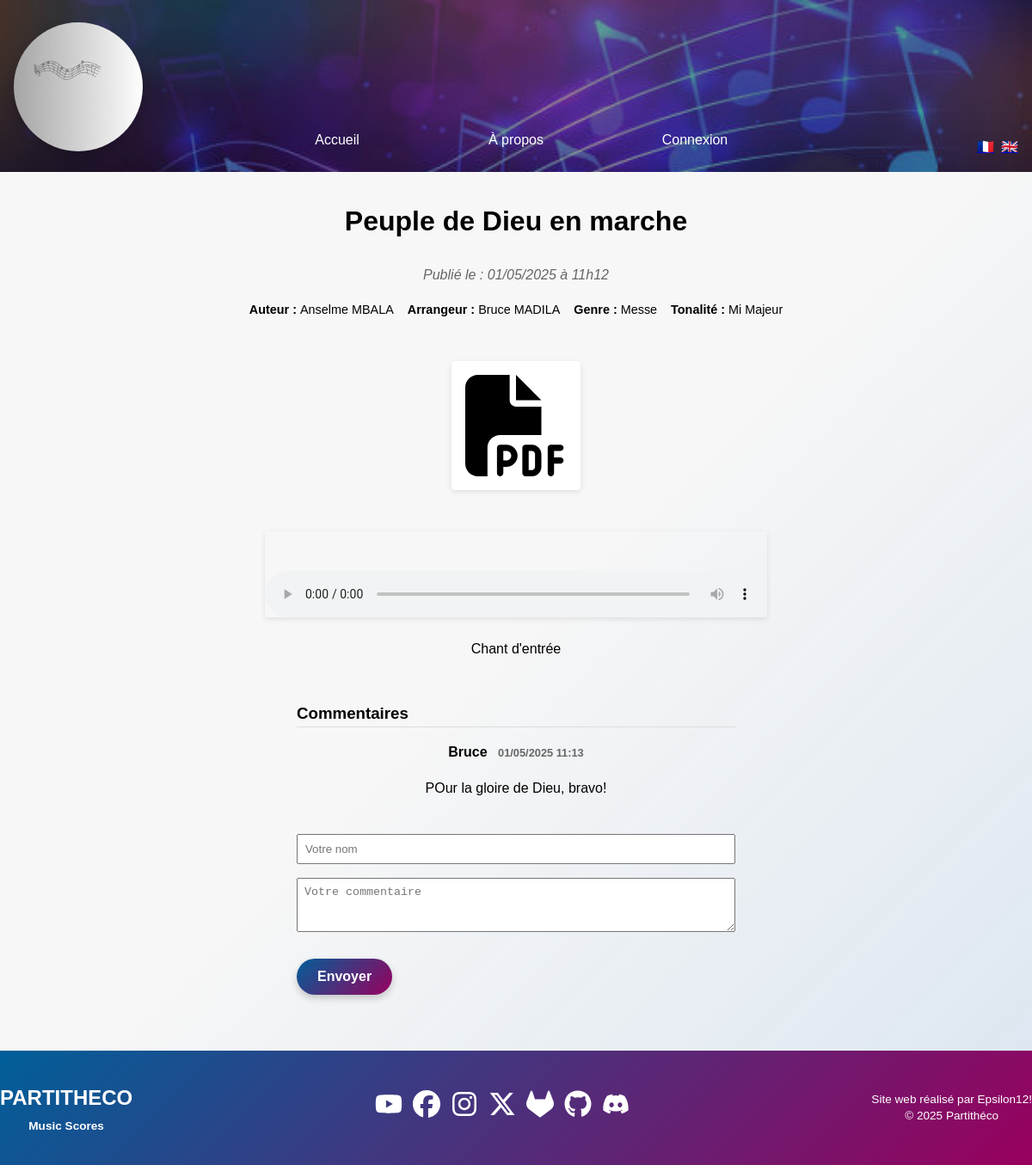
The page /project.php?id=8&lang=fr on the database its author committed.
### tables this page shows
CREATE TABLE projects (
                id INTEGER PRIMARY KEY AUTOINCREMENT,
                user_id INTEGER NOT NULL,
                title TEXT NOT NULL,
                description TEXT NOT NULL,
                thumbnail TEXT,
                date_publication DATETIME DEFAULT CURRENT_TIMESTAMP, media TEXT, author TEXT, arranger TEXT, genre TEXT, tonality TEXT,
                FOREIGN KEY(user_id) REFERENCES users(id)
            );

CREATE TABLE comments (
                    id          INTEGER PRIMARY KEY AUTOINCREMENT,
                    project_id  INTEGER NOT NULL,
                    author      TEXT NOT NULL,
                    content     TEXT NOT NULL,
                    created_at  DATETIME DEFAULT CURRENT_TIMESTAMP,
                    FOREIGN KEY(project_id) REFERENCES projects(id)
                );

### classes/Project.php (called while the page is built, shortened)
<?php
class Project {
    private PDO $pdo;
    public function __construct(PDO $pdo) {
        $this->pdo = $pdo;
    }
    public function getProjectById(int $id) {
        $stmt = $this->pdo->prepare("
            SELECT
              p.*,
              u.username AS publisher
            FROM projects p
            JOIN users    u ON p.user_id = u.id
            WHERE p.id = :id
        ");
        $stmt->bindValue(':id', $id, PDO::PARAM_INT);
        $stmt->execute();
        return $stmt->fetch(PDO::FETCH_ASSOC);
    }
}

### assets/locales/trad.php (called while the page is built, shortened)
<?php
$lang = $_SESSION['lang']
         ?? ($_COOKIE['lang'] ?? 'fr');
$transFile = __DIR__ . "/{$lang}.php";
$t = include $transFile;

### classes/Comment.php (called while the page is built, shortened)
<?php
class Comment {
  private PDO $pdo;
  public function __construct(PDO $pdo) { $this->pdo = $pdo; }
  public function getByProject(int $pid): array {
    $stmt = $this->pdo->prepare("
      SELECT * FROM comments
      WHERE project_id = :pid
      ORDER BY created_at DESC
    ");
    $stmt->execute([':pid'=>$pid]);
    return $stmt->fetchAll(PDO::FETCH_ASSOC);
  }
}

### project.php (the view, shortened to what this page needs)
<?php
require_once __DIR__ . '/assets/locales/trad.php';
require_once __DIR__ . '/classes/Project.php';
require_once __DIR__ . '/classes/Comment.php';
$db         = new Database();
$pdo        = $db->getPDO();
$projectObj = new Project($pdo);
$commentObj = new Comment($pdo);
$projectId = (int) $_GET['id'];
$project    = $projectObj->getProjectById($projectId);
$comments = $commentObj->getByProject($projectId);
include __DIR__ . '/includes/header.php';
include __DIR__ . '/includes/navbar.php';
?>
<main class="project-detail">
  <h1><?= htmlspecialchars($project['title'], ENT_NOQUOTES, 'UTF-8', false) ?></h1>
  <?php
    $dt        = new DateTime($project['date_publication']);
    $formatted = $dt->format('d/m/Y \à H\hi');
  ?>
  <p class="project-date">
    <?= htmlspecialchars($t['project']['published_on']) ?>
    <?= htmlspecialchars($formatted) ?>
  </p>
  <ul class="project-meta">
    <?php if ($project['author']):   ?>
      <li><strong><?= htmlspecialchars($t['project']['author']) ?></strong>
        <?= htmlspecialchars($project['author'])   ?>
      </li>
    <?php endif; ?>
    <?php if ($project['arranger']): ?>
      <li><strong><?= htmlspecialchars($t['project']['arranger']) ?></strong>
        <?= htmlspecialchars($project['arranger']) ?>
      </li>
    <?php endif; ?>
    <?php if ($project['genre']):    ?>
      <li><strong><?= htmlspecialchars($t['project']['genre']) ?></strong>
        <?= htmlspecialchars($project['genre'])    ?>
      </li>
    <?php endif; ?>
    <?php if ($project['tonality']): ?>
      <li><strong><?= htmlspecialchars($t['project']['tonality']) ?></strong>
        <?= htmlspecialchars($project['tonality']) ?>
      </li><?php endif; ?>
  </ul>
  <?php
    $thumb = $project['thumbnail'] ?? '';
    if ($thumb) {
        $ext = strtolower(pathinfo($thumb, PATHINFO_EXTENSION));
        $url = "assets/img/{$thumb}";
        if (in_array($ext, ['jpg','jpeg','png','gif'])): ?>
          <img
            src="<?= htmlspecialchars($url) ?>"
            alt="Image de <?= htmlspecialchars($project['title'], ENT_NOQUOTES, 'UTF-8', false) ?>"
            class="project-media">
        <?php elseif ($ext === 'pdf'): ?>
          <a href="<?= htmlspecialchars($url) ?>" target="_blank">
            <img
              src="assets/static/file-pdf-solid.svg"
              alt="PDF de <?= htmlspecialchars($project['title'], ENT_NOQUOTES, 'UTF-8', false) ?>"
              class="project-media pdf-icon">
          </a>
        <?php endif;
    }
  ?>
  <?php if (!empty($project['media'])):
    $mext = strtolower(pathinfo($project['media'], PATHINFO_EXTENSION));
    $murl = "assets/img/{$project['media']}";
    if (in_array($mext, ['mp4','webm','ogg'])): ?>
      <video class="project-media" controls preload="metadata">
        <source src="<?= htmlspecialchars($murl) ?>" type="video/<?= $mext ?>">
        Votre navigateur ne supporte pas la vidéo.
      </video>
    <?php elseif (in_array($mext, ['mp3','wav','oga','ogg'])): ?>
      <audio class="project-media" controls preload="metadata">
        <source src="<?= htmlspecialchars($murl) ?>" type="audio/<?= $mext ?>">
      </audio>
    <?php endif;
  endif; ?>
  <p><?= nl2br(htmlspecialchars($project['description'], ENT_NOQUOTES, 'UTF-8', false)) ?></p>
  <section id="commentsSection">
    <h3><?= htmlspecialchars($t['comments']['title']) ?></h3>
    <?php if (empty($comments)): ?>
      <p>Aucun commentaire pour le moment.</p>
    <?php else: ?>
      <?php foreach ($comments as $cm): ?>
        <div class="comment-item">
          <p class="author">
            <?= htmlspecialchars($cm['author']) ?>
            <span class="date">
              <?= (new DateTime($cm['created_at']))->format('d/m/Y H:i') ?>
            </span>
          </p>
          <p class="content"><?= nl2br(htmlspecialchars($cm['content'], ENT_NOQUOTES, 'UTF-8', false)) ?></p>
        </div>
      <?php endforeach; ?>
    <?php endif; ?>
    <form method="post" novalidate class="comment-form">
      <input
        type="text"
        name="comment_author"
        placeholder="Votre nom"
        required>
      <textarea
        name="comment_content"
        rows="3"
        placeholder="Votre commentaire"
        required></textarea>
      <button name="comment_submit" type="submit">
        <?= htmlspecialchars($t['comments']['submit']) ?>
      </button>
    </form>
  </section>
</main>
<?php include __DIR__ . '/includes/footer.php'; ?>

### assets/css/base.css (style rules this page uses)
:root { --primary-light: #005f99; --text-action: #99005E; --background: #f4f4f4; --font-family: Arial, sans-serif; }
*, *::before, *::after { box-sizing: border-box; margin: 0; padding: 0; }
html, body { height: 100%; }
body { display: flex; flex-direction: column; min-height: 100vh; font-family: var(--font-family); background-color: var(--background); line-height: 1.6; }
main { flex: 1; position: relative; z-index: 0; }
main { background: linear-gradient( 135deg, rgba(255, 255, 255, 0.272) 50%, rgba(220,230,240,0.95) 100% ); }

### assets/css/buttons.css (style rules this page uses)
.btn-primary, .btn-load-more, .newsletter-form button, .comment-form button, .form-btn, #backToTop { display: inline-flex; align-items: center; justify-content: center; gap: 0.5rem; padding: 0.75rem 1.5rem; background: linear-gradient( 135deg, var(--primary-light) 0%, var(--text-action) 100% ); color: #fff; font-weight: 600; font-size: 1rem; border: none; border-radius: 2rem; box-shadow: 0 4px 8px rgba(0,0,0,0.2); cursor: pointer; transition: transform 0.2s ease, box-shadow 0.2s ease, background 0.3s ease; text-decoration: none; }

### assets/css/projects.css (style rules this page uses)
.pdf-icon { display:block; width:150px; margin:1rem auto; object-fit:contain; background:#fff; padding:1rem; border-radius:4px; }
.project-media { display: block; margin: 1.5rem auto; width: auto; max-width: 500px; height: auto; border-radius: 4px; box-shadow: 0 2px 6px rgba(0,0,0,0.1); }

### assets/css/project-detail.css (style rules this page uses)
.project-detail { display:flex; flex-direction:column; align-items:center; padding:2rem 1rem; opacity:0; transform:translateY(20px); animation:fadeInUp .6s ease-out forwards; }
.project-detail h1 { text-align:center; margin-bottom:1rem; max-width:800px; animation-delay:.2s; }
.project-date { font-style:italic; color:#666; text-align:center; margin:.5rem 0 1.5rem; }
.project-meta { display:flex; gap:1rem; list-style:none; margin-bottom:1.5rem; padding:0; flex-wrap: wrap; justify-content: center; }
.project-meta li { font-size:.9rem; }
.project-media { display: block; margin: 1.5rem auto; width: 50%; max-width: 100%; max-height: 400px; height: auto; border-radius: 4px; box-shadow: 0 2px 6px rgba(0,0,0,0.1); }
.project-detail p { text-align:center; max-width:800px; margin-bottom:1rem; animation-delay:.6s; }
audio.project-media, video.project-media { height: auto; min-height: 100px; display: block; width: 50%; max-width: 100%; margin: 1.5rem auto; box-shadow: 0 2px 6px rgba(0,0,0,0.1); opacity: 1 ; transform: none; animation: none; }
.project-detail .pdf-icon { width: 150px; }

### assets/css/comments.css (style rules this page uses)
#commentsSection { max-width: 600px; margin: 2rem auto; }
.comment-form input, .comment-form textarea { width: 100%; padding: 0.5rem; margin: 0.5rem 0; box-sizing: border-box; }
.comment-form button { margin-top: 1rem; }
.comment-item { border-top: 1px solid #ddd; padding: 1rem 0; }
.comment-item .author { font-weight: bold; }
.comment-item .date { font-size: 0.8rem; color: #666; margin-left: 0.5rem; }

### rows shown on the page
projects: title "Peuple de Dieu en marche", date_publication "01/05/2025 à 11h12", author "Anselme MBALA", arranger "Bruce MADILA", genre "Messe", tonality "Mi Majeur", description "Chant d'entrée"
comments: author "Bruce", created_at "01/05/2025 11:13", content "POur la gloire de Dieu, bravo!"

### other values the page prints
$t['nav']['home'] "Accueil"
$t['nav']['about'] "À propos"
$t['nav']['login'] "Connexion"
$t['project']['published_on'] "Publié le :"
$t['project']['author'] "Auteur :"
$t['project']['arranger'] "Arrangeur :"
$t['project']['genre'] "Genre :"
$t['project']['tonality'] "Tonalité :"
$t['comments']['title'] "Commentaires"
$t['comments']['submit'] "Envoyer"
$t['footer']['credits'] "Site web réalisé par Epsilon12!"
